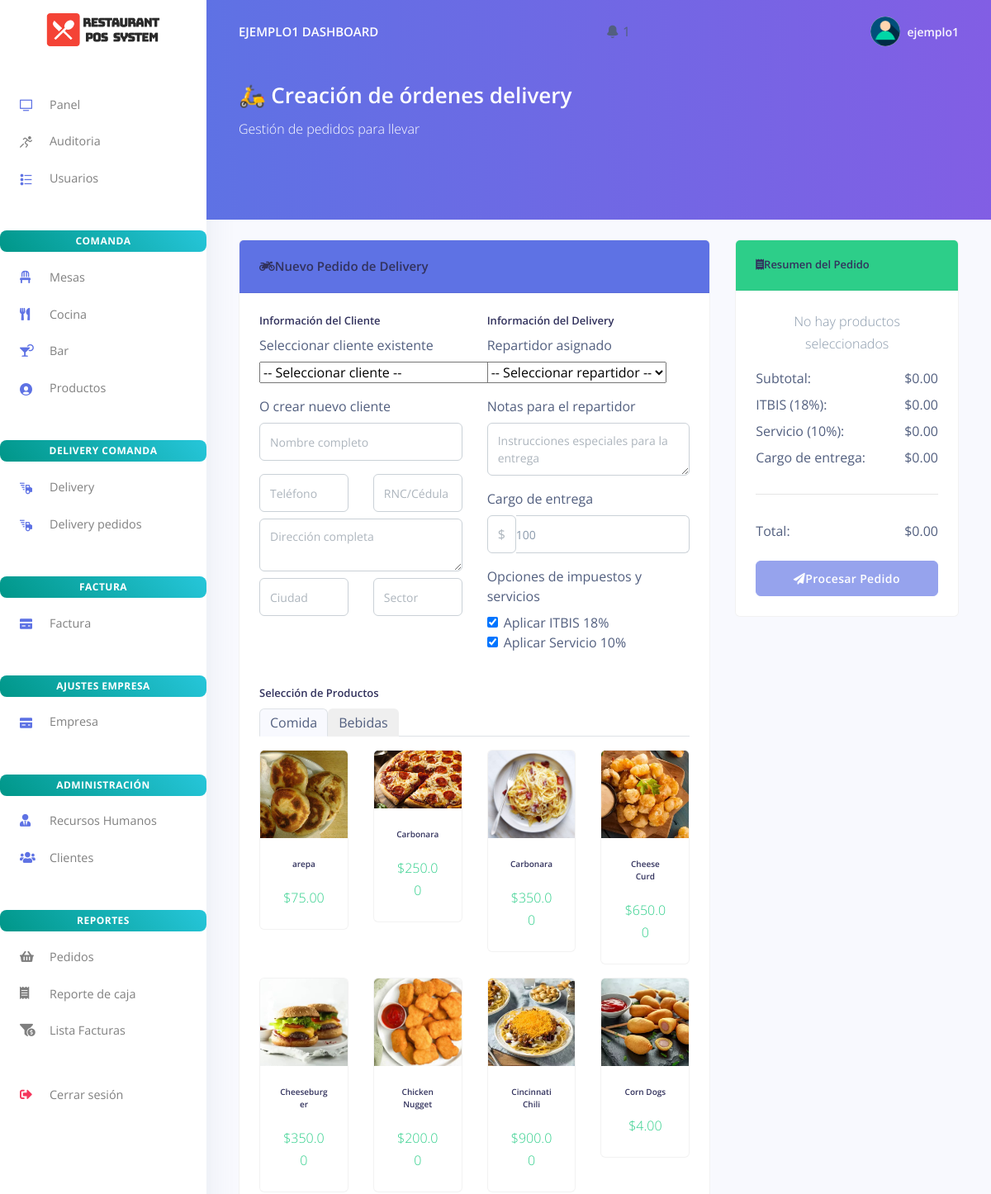
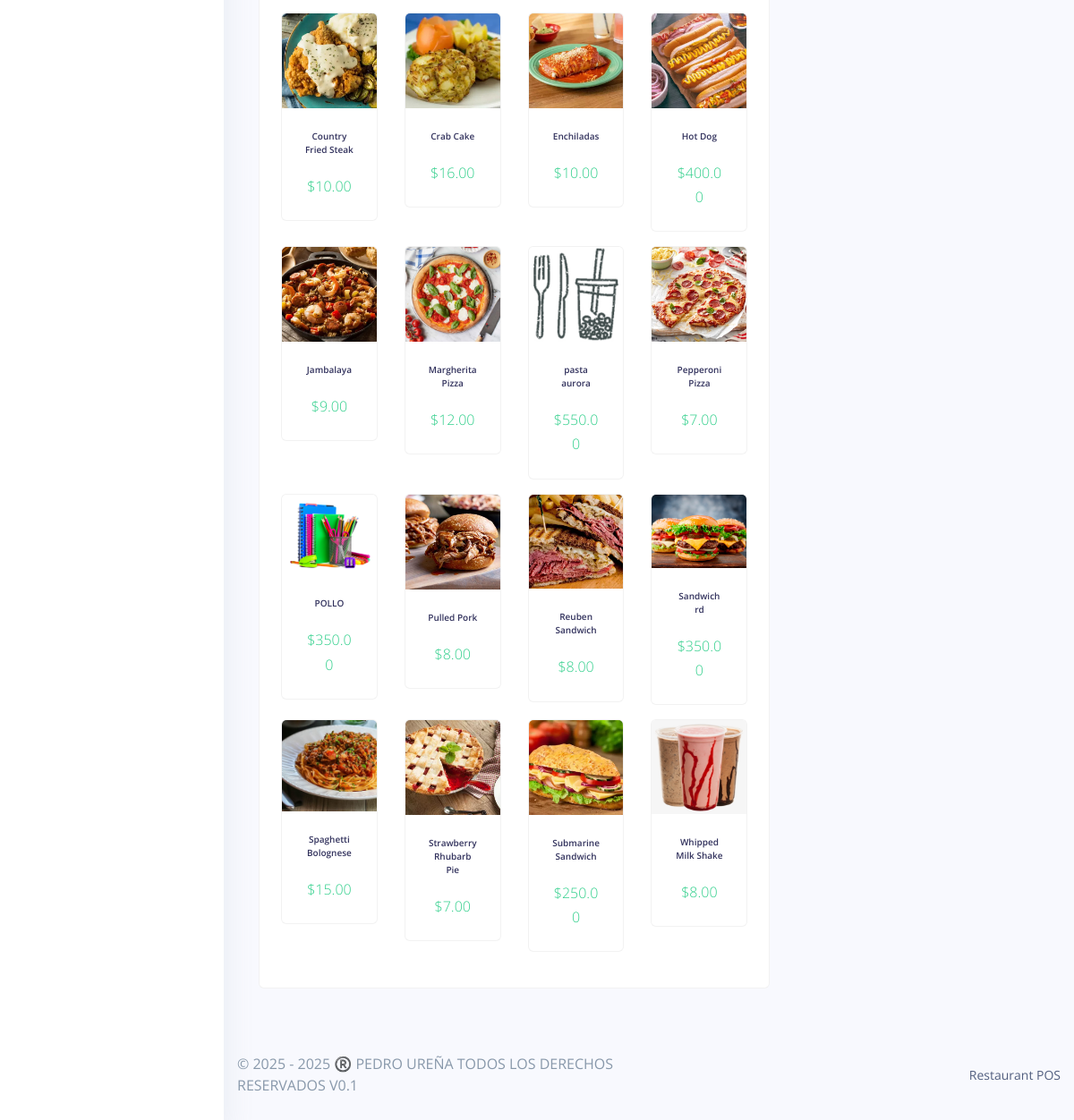
Screenshot of /delivery/index.php (signed in) with the database file from the repository (2 pictures, top to bottom).
### tables this page shows
CREATE TABLE `rpos_admin` (
  `admin_id` varchar(200) NOT NULL,
  `admin_name` varchar(200) NOT NULL,
  `admin_email` varchar(200) NOT NULL,
  `admin_password` varchar(200) NOT NULL,
  `activation_key` varchar(200) DEFAULT NULL,
  `estado` enum('Activo','Inactivo') DEFAULT 'Inactivo',
  `activation_expiry` datetime DEFAULT NULL
);

CREATE TABLE `rpos_products` (
  `prod_id` varchar(200) NOT NULL,
  `prod_code` varchar(200) NOT NULL,
  `prod_name` varchar(200) NOT NULL,
  `prod_img` varchar(200) NOT NULL,
  `prod_desc` longtext NOT NULL,
  `categoria_id` int(11) NOT NULL,
  `tipo` enum('Comida','Bebida','Postre') DEFAULT NULL,
  `prod_price` varchar(200) NOT NULL,
  `created_at` timestamp(6) NOT NULL DEFAULT current_timestamp(6) ON UPDATE current_timestamp(6)
);

### delivery/index.php (the view, shortened to what this page needs)
<?php
include('../config/config.php');
$caja_abierta = false;
$caja_query = $mysqli->query("SELECT * FROM rpos_caja WHERE estado = 'Abierta' LIMIT 1");
if ($caja_query->num_rows > 0) {
    $caja_abierta = true;
}
$productos_comida = $mysqli->query("SELECT * FROM rpos_products WHERE tipo = 'Comida' ORDER BY prod_name");
include('../partials/_head.php');
?>
<body>
<?php require_once('../partials/_sidebar.php'); ?>
<div class="main-content">
<?php require_once('../partials/_topnav.php'); ?>
<div class="header bg-gradient-primary pb-6 pt-5 pt-md-6">
    <div class="container-fluid">
        <div class="header-body">
            <div class="row align-items-center py-4">
                <div class="col-lg-6 col-7">
                    <h1 class="text-white display-4">🛵 Creación de órdenes delivery</h1>
                    <p class="text-white mb-0">Gestión de pedidos para llevar</p>
                </div>
            </div>
        </div>
    </div>
</div>
<div class="container-fluid py-4">
    <div class="row">
        <div class="col-md-8">
            <div class="card">
                <div class="card-header bg-primary text-white">
                    <h4 class="mb-0"><i class="fas fa-motorcycle me-2"></i>Nuevo Pedido de Delivery</h4>
                </div>
                <div class="card-body">
                    <?php if (!$caja_abierta): ?>
                        <div class="alert alert-warning">
                            <i class="fas fa-exclamation-triangle me-2"></i>
                            No hay caja abierta. Debe abrir una caja antes de realizar pedidos.
                        </div>
                    <?php else: ?>
                        <div class="row mb-4">
                            <div class="col-md-6">
                                <h5>Información del Cliente</h5>
                                <div class="mb-3">
                                    <label class="form-label">Seleccionar cliente existente</label>
                                    <select class="form-select" id="cliente_existente">
                                        <option value="">-- Seleccionar cliente --</option>
                                    </select>
                                </div>
                                <div class="mb-3">
                                    <label class="form-label">O crear nuevo cliente</label>
                                    <input type="text" class="form-control" id="cliente_nombre" placeholder="Nombre completo">
                                </div>
                                <div class="row">
                                    <div class="col-md-6">
                                        <input type="text" class="form-control mb-2" id="cliente_telefono" placeholder="Teléfono">
                                    </div>
                                    <div class="col-md-6">
                                        <input type="text" class="form-control mb-2" id="cliente_rnc" placeholder="RNC/Cédula">
                                    </div>
                                </div>
                                <div class="mb-2">
                                    <textarea class="form-control" id="cliente_direccion" placeholder="Dirección completa" rows="2"></textarea>
                                </div>
                                <div class="row">
                                    <div class="col-md-6">
                                        <input type="text" class="form-control mb-2" id="cliente_ciudad" placeholder="Ciudad">
                                    </div>
                                    <div class="col-md-6">
                                        <input type="text" class="form-control mb-2" id="cliente_sector" placeholder="Sector">
                                    </div>
                                </div>
                            </div>
                            <div class="col-md-6">
                                <h5>Información del Delivery</h5>
                                <div class="mb-3">
                                    <label class="form-label">Repartidor asignado</label>
                                    <select class="form-select" id="repartidor">
                                        <option value="">-- Seleccionar repartidor --</option>
                                    </select>
                                </div>
                                <div class="mb-3">
                                    <label class="form-label">Notas para el repartidor</label>
                                    <textarea class="form-control" id="notas_repartidor" rows="2" placeholder="Instrucciones especiales para la entrega"></textarea>
                                </div>
                                <div class="mb-3">
                                    <label class="form-label">Cargo de entrega</label>
                                    <div class="input-group">
                                        <span class="input-group-text">$</span>
                                        <input type="number" class="form-control" id="cargo_entrega" value="100" min="0" step="50">
                                    </div>
                                </div>
                                <div class="mb-3">
                                    <label class="form-label">Opciones de impuestos y servicios</label>
                                    <div class="form-check">
                                        <input class="form-check-input" type="checkbox" value="1" id="activar_itbis" checked>
                                        <label class="form-check-label" for="activar_itbis">Aplicar ITBIS 18%</label>
                                    </div>
                                    <div class="form-check">
                                        <input class="form-check-input" type="checkbox" value="1" id="activar_servicio" checked>
                                        <label class="form-check-label" for="activar_servicio">Aplicar Servicio 10%</label>
                                    </div>
                                </div>
                            </div>
                        </div>
                        <h5>Selección de Productos</h5>
                        <ul class="nav nav-tabs mb-3" id="productTabs" role="tablist">
                            <li class="nav-item" role="presentation">
                                <button class="nav-link active" id="comida-tab" data-bs-toggle="tab" data-bs-target="#comida" type="button" role="tab">Comida</button>
                            </li>
                            <li class="nav-item" role="presentation">
                                <button class="nav-link" id="bebida-tab" data-bs-toggle="tab" data-bs-target="#bebida" type="button" role="tab">Bebidas</button>
                            </li>
                        </ul>
                        <div class="tab-content" id="productTabsContent">
                            <div class="tab-pane fade show active" id="comida" role="tabpanel">
                                <div class="row">
                                    <?php while ($producto = $productos_comida->fetch_assoc()): ?>
                                        <div class="col-md-3 mb-3">
                                            <div class="card product-card"
                                                 onclick="agregarProducto('<?= $producto['prod_id'] ?>', '<?= addslashes($producto['prod_name']) ?>', <?= $producto['prod_price'] ?>, '<?= $producto['prod_img'] ?: 'default.jpg' ?>')">
                                                <img src="../assets/img/products/<?= $producto['prod_img'] ?: 'default.jpg' ?>" class="card-img-top" alt="<?= $producto['prod_name'] ?>">
                                                <div class="card-body text-center">
                                                    <h6 class="card-title"><?= $producto['prod_name'] ?></h6>
                                                    <p class="card-text text-success">$<?= number_format($producto['prod_price'], 2) ?></p>
                                                </div>
                                            </div>
                                        </div>
                                    <?php endwhile; ?>
                                </div>
                            </div>
                        </div>
                    <?php endif; ?>
                </div>
            </div>
        </div>
        <div class="col-md-4">
            <div class="card" id="order-summary">
                <div class="card-header bg-success text-white">
                    <h5 class="mb-0"><i class="fas fa-receipt me-2"></i>Resumen del Pedido</h5>
                </div>
                <div class="card-body">
                    <div id="productos-seleccionados">
                        <p class="text-muted text-center">No hay productos seleccionados</p>
                    </div>
                    <div class="mt-3">
                        <div class="d-flex justify-content-between mb-2"><span>Subtotal:</span><span id="subtotal">$0.00</span></div>
                        <div class="d-flex justify-content-between mb-2"><span>ITBIS (18%):</span><span id="itbis">$0.00</span></div>
                        <div class="d-flex justify-content-between mb-2"><span>Servicio (10%):</span><span id="servicio">$0.00</span></div>
                        <div class="d-flex justify-content-between mb-2"><span>Cargo de entrega:</span><span id="cargo-entrega-display">$0.00</span></div>
                        <hr>
                        <div class="d-flex justify-content-between fw-bold"><span>Total:</span><span id="total">$0.00</span></div>
                    </div>
                    <div class="mt-4">
                        <button class="btn btn-primary w-100" id="btn-procesar-pedido" disabled>
                            <i class="fas fa-paper-plane me-2"></i>Procesar Pedido
                        </button>
                    </div>
                </div>
            </div>
        </div>
    </div>
</div>
</body>
<?php require_once('../partials/_footer.php'); ?>
</html>

### partials/_topnav.php (shortened to what this page needs)
<?php
$current_path = $_SERVER['PHP_SELF'];
$folders = ['factura', 'delivery', 'auditoria', 'cocina', 'mesas', 'bar', 'usuario', 'hrm', 'customes', 'products', 'empresa', 'notificaciones'];
$is_in_subfolder = false;
foreach ($folders as $folder) {
    if (strpos($current_path, "/$folder/") !== false) {
        $is_in_subfolder = true;
        break;
    }
}
$base_path = $is_in_subfolder ? '../' : '';
$user_id = $_SESSION['user_id'] ?? null;
$rol     = $_SESSION['rol'] ?? null;
$user = null;
if ($user_id && $rol) {
    if ($rol === 'admin') {
        $query = "SELECT admin_name AS nombre FROM rpos_admin WHERE admin_id = ?";
    } else {
        $query = "SELECT staff_name AS nombre FROM rpos_staff WHERE staff_id = ?";
    }
    $stmt = $mysqli->prepare($query);
    $stmt->bind_param("s", $user_id);
    $stmt->execute();
    $res = $stmt->get_result();
    $user = $res->fetch_object();
}
?>
<?php if (!empty($user)) { ?>
    <nav class="navbar navbar-top navbar-expand-md navbar-dark" id="navbar-main">
        <div class="container-fluid">
            <a class="h4 mb-0 text-white text-uppercase d-none d-lg-inline-block" href="<?php echo $base_path; ?>dashboard.php">
                <?php echo htmlspecialchars($user->nombre); ?> Dashboard
            </a>
            <li class="nav-item dropdown">
                <a class="nav-link" href="#" role="button" data-toggle="dropdown" aria-haspopup="true" aria-expanded="false">
                    <i class="ni ni-bell-55"></i>
                    <?php
                    $query_count = "SELECT COUNT(*) as count FROM rpos_notificaciones WHERE estado = 'pendiente'";
                    $count_result = $mysqli->query($query_count);
                    $count = $count_result->fetch_object()->count;
                    if ($count > 0): ?>
                        <span class="notification-badge"><?php echo $count; ?></span>
                    <?php endif; ?>
                </a>
            </li>
<ul class="navbar-nav align-items-center d-none d-md-flex">
    <li class="nav-item dropdown">
        <a class="nav-link pr-0" href="#" role="button" data-toggle="dropdown">
            <div class="media align-items-center">
                <span class="avatar avatar-sm rounded-circle">
                    <img alt="Image placeholder" src="<?php echo $base_path; ?>assets/img/theme/user-a-min.png">
                </span>
                <div class="media-body ml-2 d-none d-lg-block">
                    <span class="mb-0 text-sm font-weight-bold"><?php echo htmlspecialchars($user->nombre); ?></span>
                </div>
            </div>
        </a>
    </li>
</ul>
        </div>
    </nav>
<?php } ?>

### rows the page displays
rpos_admin: admin_name "EJEMPLO1", admin_name "ejemplo1"
rpos_products: prod_img (picture), prod_name "arepa", prod_price "75.00"
rpos_products: prod_img (picture), prod_name "Carbonara", prod_price "250.00"
rpos_products: prod_img (picture), prod_name "Carbonara", prod_price "350.00"
rpos_products: prod_img (picture), prod_name "Cheese Curd", prod_price "650.00"
rpos_products: prod_img (picture), prod_name "Cheeseburger", prod_price "350.00"
rpos_products: prod_img (picture), prod_name "Chicken Nugget", prod_price "200.00"
rpos_products: prod_img (picture), prod_name "Cincinnati Chili", prod_price "900.00"
rpos_products: prod_img (picture), prod_name "Corn Dogs", prod_price "4.00"
rpos_products: prod_img (picture), prod_name "Country Fried Steak", prod_price "10.00"
rpos_products: prod_img (picture), prod_name "Crab Cake", prod_price "16.00"
rpos_products: prod_img (picture), prod_name "Enchiladas", prod_price "10.00"
rpos_products: prod_img (picture), prod_name "Hot Dog", prod_price "400.00"
rpos_products: prod_img+prod_name (picture), prod_name "Jambalaya", prod_price "9.00"
rpos_products: prod_img (picture), prod_name "Margherita Pizza", prod_price "12.00"
rpos_products: shows a picture, prod_name "pasta aurora", prod_price "550.00"
rpos_products: prod_img (picture), prod_name "Pepperoni Pizza", prod_price "7.00"
rpos_products: prod_img (picture), prod_name "POLLO", prod_price "350.00"
rpos_products: prod_img (picture), prod_name "Pulled Pork", prod_price "8.00"
rpos_products: prod_img (picture), prod_name "Reuben Sandwich", prod_price "8.00"
rpos_products: prod_img (picture), prod_name "Sandwich rd", prod_price "350.00"
rpos_products: prod_img (picture), prod_name "Spaghetti Bolognese", prod_price "15.00"
rpos_products: prod_img (picture), prod_name "Strawberry Rhubarb Pie", prod_price "7.00"
rpos_products: prod_img (picture), prod_name "Submarine Sandwich", prod_price "250.00"
rpos_products: prod_img (picture), prod_name "Whipped Milk Shake", prod_price "8.00"

### other values shown
$count "1"
